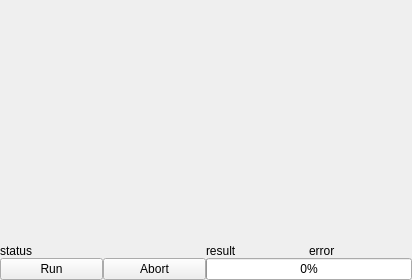
<?xml version="1.0" encoding="UTF-8"?>
<ui version="4.0">
 <class>Process</class>
 <widget class="QWidget" name="Process">
  <property name="geometry">
   <rect>
    <x>0</x>
    <y>0</y>
    <width>412</width>
    <height>280</height>
   </rect>
  </property>
  <property name="windowTitle">
   <string>Form</string>
  </property>
  <layout class="QGridLayout" name="gridLayout">
   <property name="leftMargin">
    <number>0</number>
   </property>
   <property name="topMargin">
    <number>0</number>
   </property>
   <property name="rightMargin">
    <number>0</number>
   </property>
   <property name="bottomMargin">
    <number>0</number>
   </property>
   <property name="spacing">
    <number>0</number>
   </property>
   <item row="0" column="1" colspan="4">
    <widget class="QWidget" name="logs" native="true">
     <property name="sizePolicy">
      <sizepolicy hsizetype="Expanding" vsizetype="Expanding">
       <horstretch>0</horstretch>
       <verstretch>0</verstretch>
      </sizepolicy>
     </property>
    </widget>
   </item>
   <item row="4" column="1">
    <widget class="QPushButton" name="runButton">
     <property name="text">
      <string>Run</string>
     </property>
    </widget>
   </item>
   <item row="1" column="4">
    <widget class="QLabel" name="error">
     <property name="text">
      <string>error</string>
     </property>
    </widget>
   </item>
   <item row="1" column="1">
    <widget class="QLabel" name="status">
     <property name="text">
      <string>status</string>
     </property>
    </widget>
   </item>
   <item row="1" column="3">
    <widget class="QLabel" name="result">
     <property name="text">
      <string>result</string>
     </property>
    </widget>
   </item>
   <item row="4" column="3" colspan="2">
    <widget class="QProgressBar" name="progress">
     <property name="value">
      <number>0</number>
     </property>
     <property name="alignment">
      <set>Qt::AlignCenter</set>
     </property>
     <property name="textVisible">
      <bool>true</bool>
     </property>
     <property name="textDirection">
      <enum>QProgressBar::TopToBottom</enum>
     </property>
    </widget>
   </item>
   <item row="4" column="2">
    <widget class="QPushButton" name="abortButton">
     <property name="text">
      <string>Abort</string>
     </property>
    </widget>
   </item>
  </layout>
 </widget>
 <resources/>
 <connections/>
</ui>
